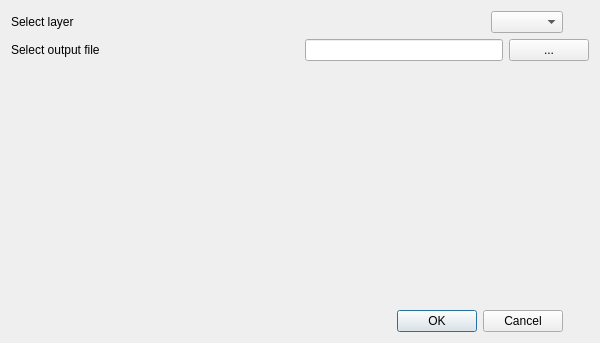
<?xml version="1.0" encoding="UTF-8"?>
<ui version="4.0">
 <class>SaveASGeojsonDialogBase</class>
 <widget class="QDialog" name="SaveASGeojsonDialogBase">
  <property name="geometry">
   <rect>
    <x>0</x>
    <y>0</y>
    <width>600</width>
    <height>343</height>
   </rect>
  </property>
  <property name="windowTitle">
   <string>Save AS Geojson</string>
  </property>
  <layout class="QGridLayout" name="gridLayout">
   <item row="0" column="0">
    <layout class="QHBoxLayout" name="horizontalLayout">
     <item>
      <widget class="QLabel" name="label">
       <property name="text">
        <string>Select layer</string>
       </property>
      </widget>
     </item>
     <item>
      <spacer name="horizontalSpacer">
       <property name="orientation">
        <enum>Qt::Horizontal</enum>
       </property>
       <property name="sizeHint" stdset="0">
        <size>
         <width>40</width>
         <height>20</height>
        </size>
       </property>
      </spacer>
     </item>
     <item>
      <widget class="QComboBox" name="inputcomboBox"/>
     </item>
    </layout>
   </item>
   <item row="1" column="0" colspan="2">
    <layout class="QHBoxLayout" name="horizontalLayout_2">
     <item>
      <widget class="QLabel" name="label_2">
       <property name="text">
        <string>Select output file</string>
       </property>
      </widget>
     </item>
     <item>
      <spacer name="horizontalSpacer_2">
       <property name="orientation">
        <enum>Qt::Horizontal</enum>
       </property>
       <property name="sizeHint" stdset="0">
        <size>
         <width>40</width>
         <height>20</height>
        </size>
       </property>
      </spacer>
     </item>
     <item>
      <widget class="QLineEdit" name="lineEdit"/>
     </item>
     <item>
      <widget class="QPushButton" name="pushButton">
       <property name="text">
        <string>...</string>
       </property>
      </widget>
     </item>
    </layout>
   </item>
   <item row="2" column="1">
    <spacer name="verticalSpacer">
     <property name="orientation">
      <enum>Qt::Vertical</enum>
     </property>
     <property name="sizeHint" stdset="0">
      <size>
       <width>20</width>
       <height>234</height>
      </size>
     </property>
    </spacer>
   </item>
   <item row="3" column="0">
    <widget class="QDialogButtonBox" name="button_box">
     <property name="orientation">
      <enum>Qt::Horizontal</enum>
     </property>
     <property name="standardButtons">
      <set>QDialogButtonBox::Cancel|QDialogButtonBox::Ok</set>
     </property>
    </widget>
   </item>
  </layout>
 </widget>
 <resources/>
 <connections>
  <connection>
   <sender>button_box</sender>
   <signal>accepted()</signal>
   <receiver>SaveASGeojsonDialogBase</receiver>
   <slot>accept()</slot>
   <hints>
    <hint type="sourcelabel">
     <x>20</x>
     <y>20</y>
    </hint>
    <hint type="destinationlabel">
     <x>20</x>
     <y>20</y>
    </hint>
   </hints>
  </connection>
  <connection>
   <sender>button_box</sender>
   <signal>rejected()</signal>
   <receiver>SaveASGeojsonDialogBase</receiver>
   <slot>reject()</slot>
   <hints>
    <hint type="sourcelabel">
     <x>20</x>
     <y>20</y>
    </hint>
    <hint type="destinationlabel">
     <x>20</x>
     <y>20</y>
    </hint>
   </hints>
  </connection>
 </connections>
</ui>
